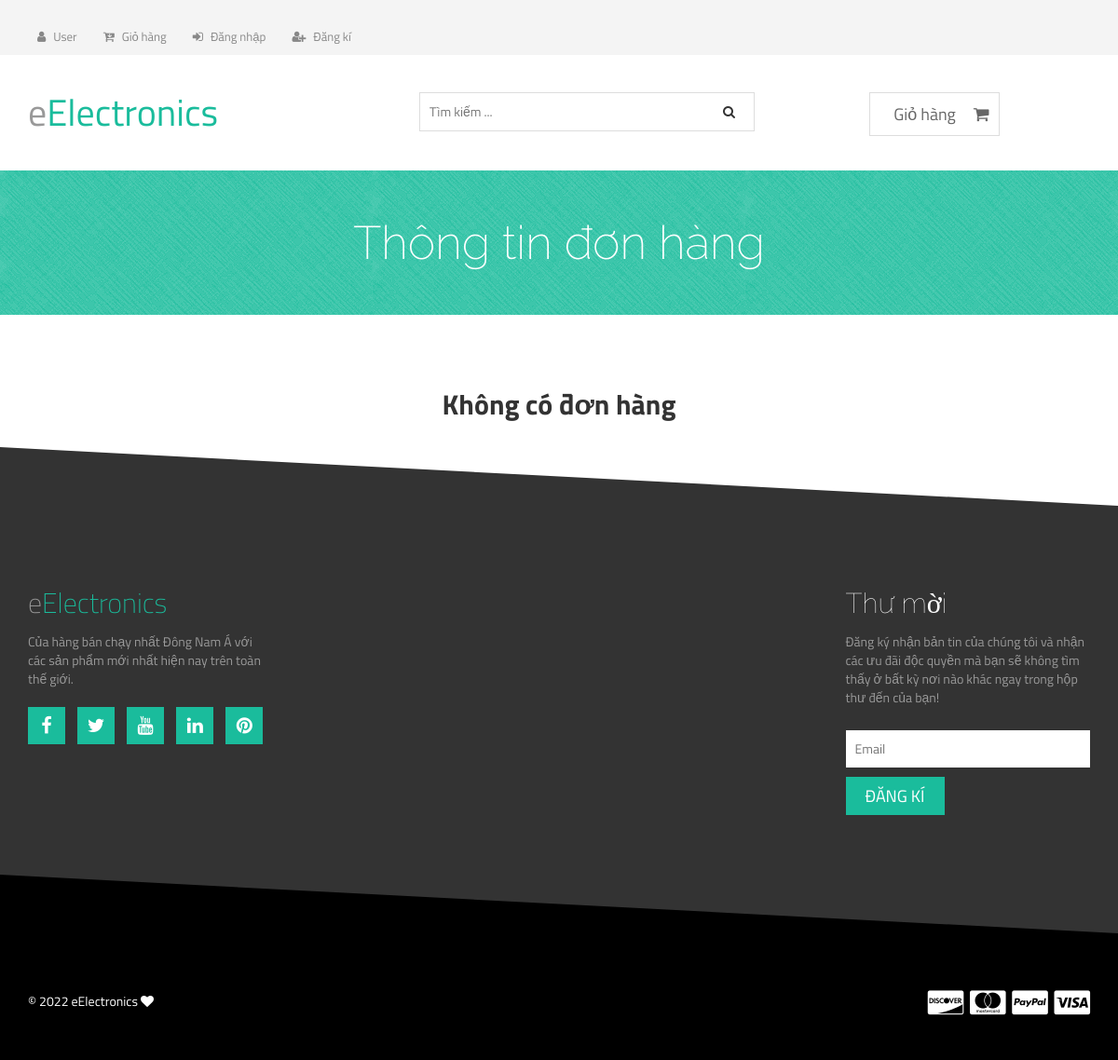
Before: /home/cart/history/detail/8 with the older database file.
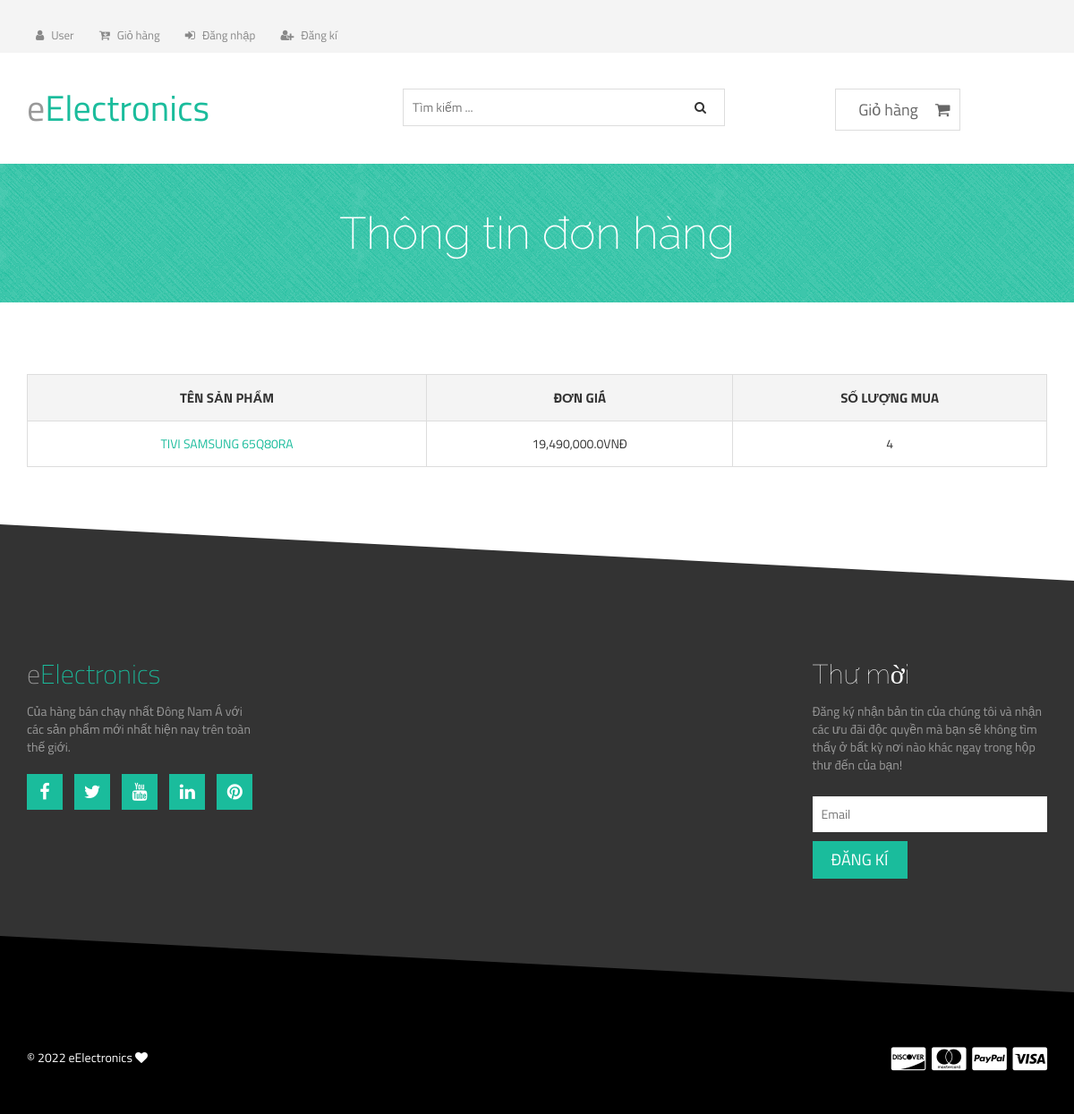
After: the same page with the newer database file.
### donhangs/models.py (models this page shows, shortened)
class ChiTietDonHang(models.Model):
    id = models.AutoField(primary_key=True)
    donhang = models.ForeignKey(
        DonHang,
        on_delete=models.CASCADE,
    )
    sanpham = models.ForeignKey(SanPham , on_delete=models.CASCADE)
    dongia = models.FloatField(default=0)
    soluong = models.IntegerField(default=0)

### sanpham/models.py (models this page shows, shortened)
class SanPham(models.Model):
    id_sanpham = models.IntegerField(primary_key=True,null=False)
    loaisanpham = models.ForeignKey(LoaiSanPham, on_delete=models.CASCADE)
    tensanpham = models.CharField(max_length=500,null=True)
    hang = models.ForeignKey(Hang, on_delete=models.CASCADE)
    dongia = models.FloatField(default=0)
    soluong = models.IntegerField(default=0)
    mota = models.CharField(max_length=10000)
    hinhanh = models.CharField(max_length=1000)
    tinhtrang = models.BooleanField(default=True)
    ngaydat = models.DateField(default=datetime.datetime.now,null=True)

### donhangs/views.py (the view)
# urls.py: path('history/detail/<id>', views.chitiet, name='chitiet'),
def chitiet(request,id):
    donhang = DonHang.objects.filter(id= id).first()
    list = ChiTietDonHang.objects.filter(donhang=donhang)
    return render(request,'store/listDetail.html',{'list':list})

### templates/store/listDetail.html
{% extends 'store/base.html'%} {% load static%} {% load humanize %} {% block contentblock%}
<div class="product-big-title-area">
  <div class="container">
    <div class="row">
      <div class="col-md-12">
        <div class="product-bit-title text-center">
          <h2>Thông tin đơn hàng</h2>
        </div>
      </div>
    </div>
  </div>
</div>
<div class="single-product-area">
  <div class="zigzag-bottom"></div>
  <div class="container">
    <div class="row">
      <div class="col-md-12">
        <div class="product-content-right">
          <div class="woocommerce">
            {% if list %}
            <table cellspacing="0" class="shop_table cart">
              <thead>
                <tr>
                  <th class="product-name">Tên sản phẩm</th>
                  <th class="product-price">Đơn giá</th>
                  <th class="product-quantity">Số lượng mua</th>
                </tr>
              </thead>
              <tbody>
                {% for item in list %}
                <tr class="cart_item">
                  <td class="product-price">
                    <a href="{% url 'sanpham:detail_product' item.sanpham.id_sanpham %}"
                      ><span class="amount">{{item.sanpham.tensanpham}}</span></a
                    >
                  </td>
                  <td class="product-price">
                    <span class="amount">{{item.sanpham.dongia|intcomma}}VNĐ</span>
                  </td>
                  <td class="product-subtotal">
                    <span class="amount">{{item.soluong}}</span>
                  </td>
                </tr>
                {% endfor %}
              </tbody>
            </table>
            {% else %}
            <h2 style="text-align: center">Không có đơn hàng</h2>
            {% endif %}
          </div>
        </div>
      </div>
    </div>
  </div>
</div>
{% endblock %}

Changed rows visible on the page:
added ChiTietDonHang: sanpham.tensanpham "TIVI SAMSUNG 65Q80RA", sanpham.dongia "19,490,000.0", soluong "4"
Other visible differences:
text no longer shown: "Không có đơn hàng"
text now shown: "TÊN SẢN PHẨM ĐƠN GIÁ SỐ LƯỢNG MUA"
